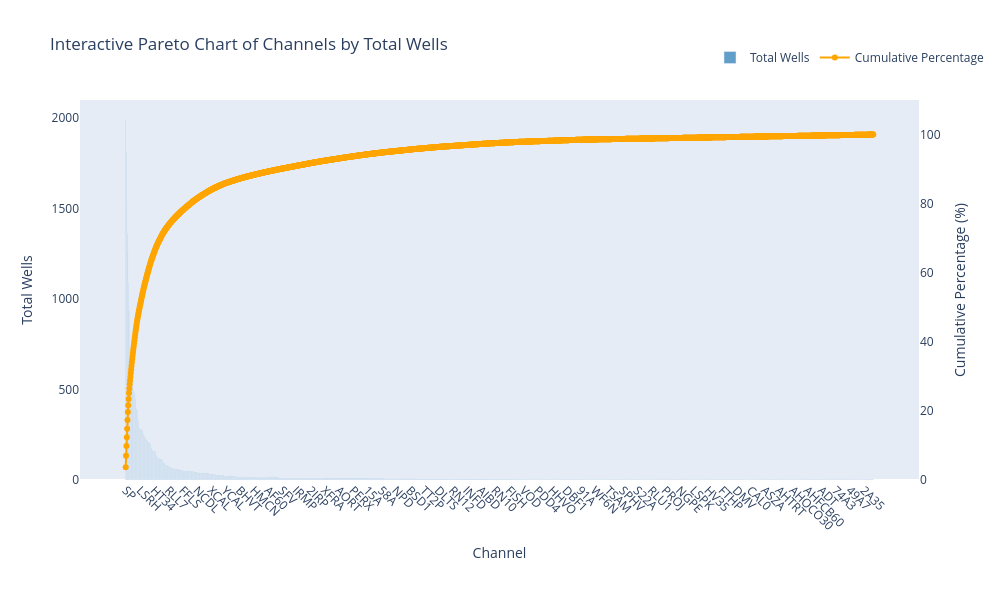

Notebook code for this chart:
### Markdown cell above
## Understanding Well Logs

The strategy was to first familiarize ourselves with the different types of well logs available in the dataset. This included identifying key logs such as gamma ray, resistivity, density, and neutron porosity, which are crucial for geological and petrophysical analysis. In order to achieve this goal, we reviewed the well log documentation and consulted domain experts to understand the significance of each log type. The paretto principle was applied here, focusing on the most informative logs that would provide the majority of insights for our analysis. The following table contains a brief description of the key well logs identified and chosen for further analysis. 

| name | name extended | scale | unit |
|------|----------------|-------|------|
| GR   | Gamma Ray      | 0 - 150 | API  |
| SP   | Spontaneous Potential | -100 to +100 | mV   |
| DT   | Sonic (Compressional slowness) | 40 - 140 | µs/ft |
| CALI | Caliper        | 6 - 16 | inches |
| ILD  | Deep Induction Resistivity | 0.2 - 2000 (logarithmic scale) | ohm·m |
| RHOB | Bulk Density | 1.95 - 2.95 | g/cm³ |
| NPHI | Neutron Porosity | 0 - 0.45 (sometimes plotted reverse, 45-0) | fraction (v/v) |
| MSFL | Micro Spherically Focused Log | 0.2 - 2000 (logarithmic scale) | ohm·m |
| DRHO | Density Correction | -0.1 - +0.3 | g/cm³ |
| SFLU | Shallow Laterolog (Unfocused) | 0.2 - 2000 (logarithmic scale) | ohm·m |

These logs were selected based on how frequently they are present in the dataset and their relevance to common geological interpretations. By focusing on these key logs, we aimed to streamline our analysis and extract meaningful insights efficiently.

the markdown formula below shows how to calculate the paretto chart:


1. Sort the data in descending order.
2. Calculate the cumulative sum of the values.
3. Calculate the cumulative percentage of the total.
4. Plot the sorted values as bars and the cumulative percentage as a line.

$$y_i = \frac{x_i}{\sum_{j=1}^{n} x_j} \times 100$$

### Code cell
import plotly.graph_objs as go
import plotly.offline as pyo

# Calculate cumulative percentage for Pareto chart
df['cumsum'] = df['total_wells'].cumsum()
df['cumperc'] = (df['cumsum'] / df['total_wells'].sum()) * 100

# Create bar trace for total_wells
bar_trace = go.Bar(
    x=df['channel'],
    y=df['total_wells'],
    name='Total Wells',
    marker=dict(color='rgba(31, 119, 180, 0.7)')
)

# Create line trace for cumulative percentage
line_trace = go.Scatter(
    x=df['channel'],
    y=df['cumperc'],
    name='Cumulative Percentage',
    yaxis='y2',
    mode='lines+markers',
    line=dict(color='orange', width=2)
)

layout = go.Layout(
    title='Interactive Pareto Chart of Channels by Total Wells',
    xaxis=dict(title='Channel', tickangle=45),
    yaxis=dict(title='Total Wells', showgrid=False),
    yaxis2=dict(
        title='Cumulative Percentage (%)',
        overlaying='y',
        side='right',
        range=[0, 110],
        showgrid=False
    ),
    legend=dict(x=0.75, y=1.15, orientation='h'),
    margin=dict(b=120),
    width=1000,
    height=600
)

fig_plotly = go.Figure(data=[bar_trace, line_trace], layout=layout)
pyo.iplot(fig_plotly)

### Figure 1 — Plotly figure (JSON) as saved in the notebook; plotly's stock layout.template omitted (floating-point values rounded to 4 significant figures; data arrays with more than 128 entries replaced by an {"elided": "..."} marker saying what was removed)
{"data": [{"marker": {"color": "rgba(31, 119, 180, 0.7)"}, "name": "Total Wells", "type": "bar", "x": {"elided": "2055 str values"}, "y": {"elided": "2055 int values"}}, {"line": {"color": "orange", "width": 2}, "mode": "lines+markers", "name": "Cumulative Percentage", "type": "scatter", "x": {"elided": "2055 str values"}, "y": {"elided": "2055 float values"}, "yaxis": "y2"}], "layout": {"height": 600, "legend": {"orientation": "h", "x": 0.75, "y": 1.15}, "margin": {"b": 120}, "title": {"text": "Interactive Pareto Chart of Channels by Total Wells"}, "width": 1000, "xaxis": {"tickangle": 45, "title": {"text": "Channel"}}, "yaxis": {"showgrid": false, "title": {"text": "Total Wells"}}, "yaxis2": {"overlaying": "y", "range": [0, 110], "showgrid": false, "side": "right", "title": {"text": "Cumulative Percentage (%)"}}}}
